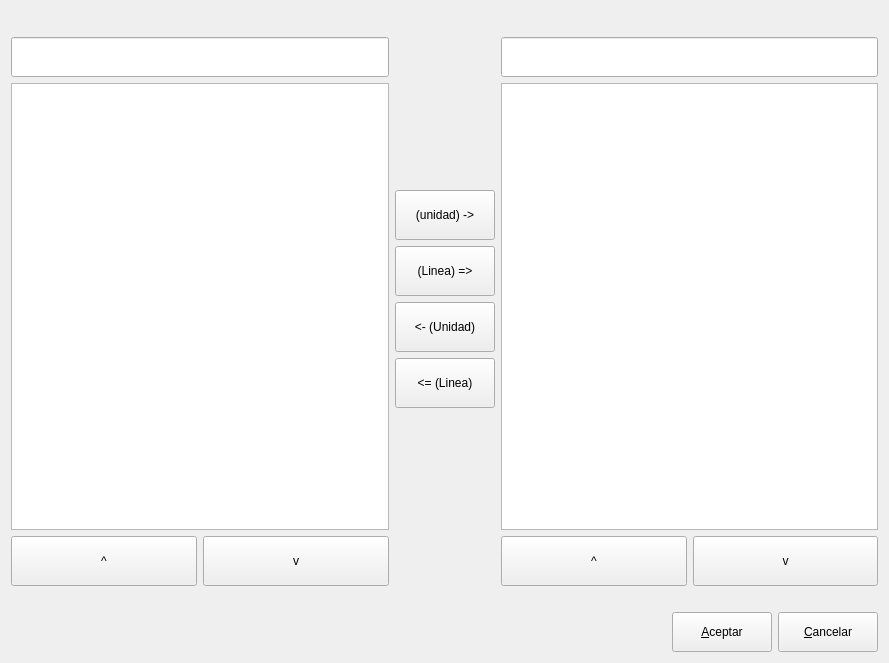
<?xml version="1.0" encoding="UTF-8"?>
<ui version="4.0">
 <class>CobrarParcialBase</class>
 <widget class="QWidget" name="CobrarParcialBase">
  <property name="geometry">
   <rect>
    <x>0</x>
    <y>0</y>
    <width>889</width>
    <height>663</height>
   </rect>
  </property>
  <property name="windowTitle">
   <string>Cobro parcial</string>
  </property>
  <layout class="QGridLayout" name="gridLayout">
   <item row="0" column="0">
    <layout class="QVBoxLayout" name="verticalLayout_2">
     <item>
      <widget class="QLabel" name="mui_nombre_ticket_origen">
       <property name="minimumSize">
        <size>
         <width>0</width>
         <height>20</height>
        </size>
       </property>
      </widget>
     </item>
     <item>
      <widget class="QLineEdit" name="mui_total_ticket_origen">
       <property name="minimumSize">
        <size>
         <width>0</width>
         <height>40</height>
        </size>
       </property>
       <property name="font">
        <font>
         <pointsize>14</pointsize>
         <weight>75</weight>
         <bold>true</bold>
        </font>
       </property>
       <property name="focusPolicy">
        <enum>Qt::NoFocus</enum>
       </property>
       <property name="alignment">
        <set>Qt::AlignRight|Qt::AlignTrailing|Qt::AlignVCenter</set>
       </property>
      </widget>
     </item>
     <item>
      <widget class="QTextBrowser" name="mui_browser_origen"/>
     </item>
     <item>
      <layout class="QHBoxLayout" name="horizontalLayout_2">
       <item>
        <widget class="QPushButton" name="mui_origen_arriba">
         <property name="minimumSize">
          <size>
           <width>0</width>
           <height>50</height>
          </size>
         </property>
         <property name="text">
          <string>^</string>
         </property>
        </widget>
       </item>
       <item>
        <widget class="QPushButton" name="mui_origen_abajo">
         <property name="minimumSize">
          <size>
           <width>0</width>
           <height>50</height>
          </size>
         </property>
         <property name="text">
          <string>v</string>
         </property>
        </widget>
       </item>
      </layout>
     </item>
    </layout>
   </item>
   <item row="0" column="1">
    <layout class="QVBoxLayout" name="verticalLayout_3">
     <item>
      <spacer name="verticalSpacer_2">
       <property name="orientation">
        <enum>Qt::Vertical</enum>
       </property>
       <property name="sizeHint" stdset="0">
        <size>
         <width>20</width>
         <height>40</height>
        </size>
       </property>
      </spacer>
     </item>
     <item>
      <widget class="QPushButton" name="mui_unidad2destino">
       <property name="minimumSize">
        <size>
         <width>100</width>
         <height>50</height>
        </size>
       </property>
       <property name="text">
        <string>(unidad) -&gt;</string>
       </property>
      </widget>
     </item>
     <item>
      <widget class="QPushButton" name="mui_linea2destino">
       <property name="minimumSize">
        <size>
         <width>100</width>
         <height>50</height>
        </size>
       </property>
       <property name="text">
        <string>(Linea) =&gt;</string>
       </property>
      </widget>
     </item>
     <item>
      <widget class="QPushButton" name="mui_unidad2origen">
       <property name="minimumSize">
        <size>
         <width>100</width>
         <height>50</height>
        </size>
       </property>
       <property name="text">
        <string>&lt;- (Unidad)</string>
       </property>
      </widget>
     </item>
     <item>
      <widget class="QPushButton" name="mui_linea2origen">
       <property name="minimumSize">
        <size>
         <width>100</width>
         <height>50</height>
        </size>
       </property>
       <property name="text">
        <string>&lt;= (Linea)</string>
       </property>
      </widget>
     </item>
     <item>
      <spacer name="verticalSpacer">
       <property name="orientation">
        <enum>Qt::Vertical</enum>
       </property>
       <property name="sizeHint" stdset="0">
        <size>
         <width>20</width>
         <height>40</height>
        </size>
       </property>
      </spacer>
     </item>
    </layout>
   </item>
   <item row="0" column="2">
    <layout class="QVBoxLayout" name="verticalLayout">
     <item>
      <widget class="QLabel" name="mui_nombre_ticket_destino">
       <property name="minimumSize">
        <size>
         <width>0</width>
         <height>20</height>
        </size>
       </property>
      </widget>
     </item>
     <item>
      <widget class="QLineEdit" name="mui_total_ticket_destino">
       <property name="minimumSize">
        <size>
         <width>0</width>
         <height>40</height>
        </size>
       </property>
       <property name="font">
        <font>
         <pointsize>14</pointsize>
         <weight>75</weight>
         <bold>true</bold>
        </font>
       </property>
       <property name="focusPolicy">
        <enum>Qt::NoFocus</enum>
       </property>
       <property name="alignment">
        <set>Qt::AlignRight|Qt::AlignTrailing|Qt::AlignVCenter</set>
       </property>
      </widget>
     </item>
     <item>
      <widget class="QTextBrowser" name="mui_browser_destino"/>
     </item>
     <item>
      <layout class="QHBoxLayout" name="horizontalLayout_3">
       <item>
        <widget class="QPushButton" name="mui_destino_arriba">
         <property name="minimumSize">
          <size>
           <width>0</width>
           <height>50</height>
          </size>
         </property>
         <property name="text">
          <string>^</string>
         </property>
        </widget>
       </item>
       <item>
        <widget class="QPushButton" name="mui_destino_abajo">
         <property name="minimumSize">
          <size>
           <width>0</width>
           <height>50</height>
          </size>
         </property>
         <property name="text">
          <string>v</string>
         </property>
        </widget>
       </item>
      </layout>
     </item>
    </layout>
   </item>
   <item row="2" column="0" colspan="3">
    <layout class="QHBoxLayout" name="horizontalLayout">
     <item>
      <spacer name="horizontalSpacer">
       <property name="orientation">
        <enum>Qt::Horizontal</enum>
       </property>
       <property name="sizeHint" stdset="0">
        <size>
         <width>40</width>
         <height>20</height>
        </size>
       </property>
      </spacer>
     </item>
     <item>
      <widget class="QPushButton" name="mui_aceptar">
       <property name="minimumSize">
        <size>
         <width>100</width>
         <height>40</height>
        </size>
       </property>
       <property name="text">
        <string>&amp;Aceptar</string>
       </property>
      </widget>
     </item>
     <item>
      <widget class="QPushButton" name="mui_cancelar">
       <property name="minimumSize">
        <size>
         <width>100</width>
         <height>40</height>
        </size>
       </property>
       <property name="text">
        <string>&amp;Cancelar</string>
       </property>
      </widget>
     </item>
    </layout>
   </item>
   <item row="1" column="0" colspan="3">
    <spacer name="verticalSpacer_3">
     <property name="orientation">
      <enum>Qt::Vertical</enum>
     </property>
     <property name="sizeType">
      <enum>QSizePolicy::Fixed</enum>
     </property>
     <property name="sizeHint" stdset="0">
      <size>
       <width>20</width>
       <height>20</height>
      </size>
     </property>
    </spacer>
   </item>
  </layout>
 </widget>
 <resources/>
 <connections/>
</ui>
